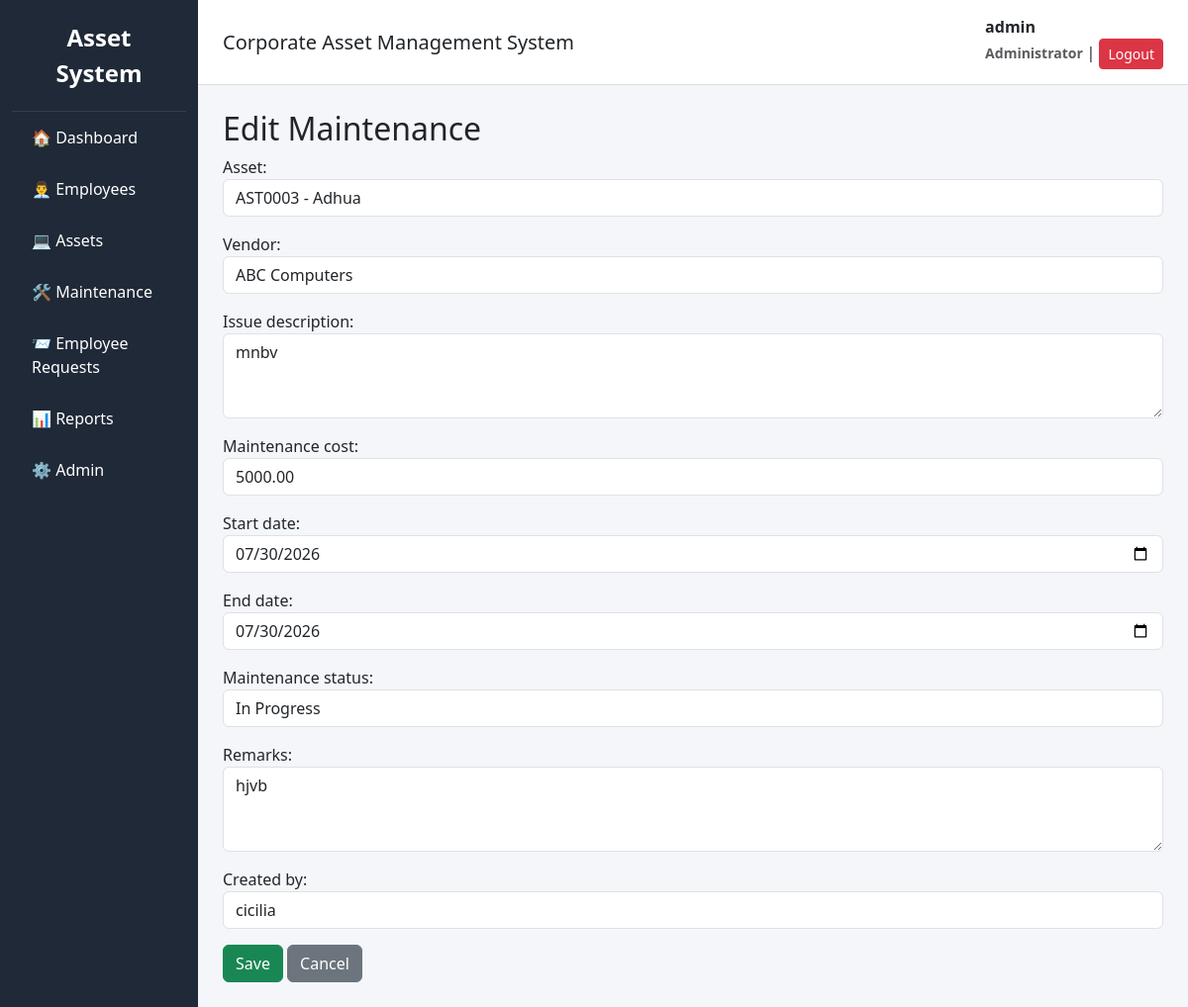
Screenshot of /maintenance/edit/3/ (signed in) with the database file from the repository.
### accounts/models.py (models this page shows)
class User(AbstractUser):
    ROLE_CHOICES = (
        ('Admin', 'Admin'),
        ('IT Officer', 'IT Officer'),
        ('Employee', 'Employee'),
    )
    role = models.CharField(max_length=20, choices=ROLE_CHOICES)
    created_at = models.DateTimeField(auto_now_add=True)
    updated_at = models.DateTimeField(auto_now=True)
    def __str__(self):
        return self.username

### maintenance/models.py (models this page shows, shortened)
class MaintenanceRecord(models.Model):
    STATUS_CHOICES = (
        ("Pending", "Pending"),
        ("In Progress", "In Progress"),
        ("Completed", "Completed"),
    )
    asset = models.ForeignKey(
        Asset,
        on_delete=models.PROTECT
    )
    vendor = models.ForeignKey(
        Vendor,
        on_delete=models.PROTECT
    )
    issue_description = models.TextField()
    maintenance_cost = models.DecimalField(
        max_digits=10,
        decimal_places=2
    )
    start_date = models.DateField()
    end_date = models.DateField(
        null=True,
        blank=True
    )
    maintenance_status = models.CharField(
        max_length=20,
        choices=STATUS_CHOICES,
        default="Pending"
    )
    remarks = models.TextField(
        blank=True
    )
    created_by = models.ForeignKey(
        settings.AUTH_USER_MODEL,
        on_delete=models.PROTECT
    )
    created_at = models.DateTimeField(
        auto_now_add=True
    )

### maintenance/views.py (the view)
@login_required
@staff_required
def maintenance_update(request, pk):
    record = get_object_or_404(
        MaintenanceRecord,
        pk=pk
    )
    if request.method == "POST":
        form = MaintenanceForm(
            request.POST,
            instance=record
        )
        if form.is_valid():
            form.save()
            messages.success(
                request,
                "Maintenance updated successfully."
            )
            return redirect("maintenance_list")
    else:
        form = MaintenanceForm(instance=record)
    return render(
        request,
        "maintenance/maintenance_form.html",
        {
            "form": form,
            "title": "Edit Maintenance",
        },
    )

### maintenance/forms.py
class MaintenanceForm(forms.ModelForm):
    class Meta:
        model = MaintenanceRecord
        fields = [
            "asset",
            "vendor",
            "issue_description",
            "maintenance_cost",
            "start_date",
            "end_date",
            "maintenance_status",
            "remarks",
            "created_by",
        ]
        widgets = {
            "start_date": forms.DateInput(attrs={"type": "date"}),
            "end_date": forms.DateInput(attrs={"type": "date"}),
            "issue_description": forms.Textarea(attrs={"rows": 3}),
            "remarks": forms.Textarea(attrs={"rows": 3}),
        }
    def __init__(self, *args, **kwargs):
        super().__init__(*args, **kwargs)
        for field in self.fields.values():
            field.widget.attrs["class"] = "form-control"

### assets/models.py (called while the page is built)
    def __str__(self):
        return self.vendor_name

    def __str__(self):
        return f"{self.asset_code} - {self.asset_name}"

### templates/maintenance/maintenance_form.html (shortened to what this page needs)
{% extends "base.html" %}
{% block content %}
<h2>{{ title }}</h2>
<form method="POST">
    {{ form.as_p }}
    <button class="btn btn-success">
        Save
    </button>
    <a href="{% url 'maintenance_list' %}" class="btn btn-secondary">
        Cancel
    </a>
</form>
{% endblock %}

### templates/base.html (shortened to what this page needs)
<!DOCTYPE html>
<html lang="en">
<head>
    <link href="https://cdn.jsdelivr.net/npm/bootstrap@5.3.3/dist/css/bootstrap.min.css" rel="stylesheet">
</head>
<body>
<div class="container-fluid">
<div class="row">
<div class="col-md-2 sidebar">
<div class="brand">
Asset System
</div>
<a href="/">🏠 Dashboard</a>
{% if request.user.is_staff %}
<a href="/employees/">👨‍💼 Employees</a>
<a href="/assets/">💻 Assets</a>
<a href="/maintenance/">🛠 Maintenance</a>
<a href="/requests/">📨 Employee Requests</a>
{% endif %}
{% if request.user.is_superuser %}
<a href="/reports/">📊 Reports</a>
<a href="/admin/">⚙️ Admin</a>
{% endif %}
</div>
<div class="col-md-10 p-0">
<div class="topbar">
<div>
<h5 class="mb-0">
Corporate Asset Management System
</h5>
</div>
<div>
<span class="username">
<strong>{{ request.user.get_full_name|default:request.user.username }}</strong>
<br>
<small class="text-muted">
{% if request.user.is_superuser %}
Administrator
{% elif request.user.is_staff %}
Staff
{% else %}
Employee
{% endif %}
</small>
</span>
|
<a href="{% url 'logout' %}"
class="btn btn-sm btn-danger">
Logout
</a>
</div>
</div>
<div class="content">
{% block content %}
{% endblock %}
</div>
</div>
</div>
</div>
</body>
</html>

### templates/base.html (style rules this page uses)
body { background:#f4f6f9; }
.sidebar { min-height:100vh; background:#1f2937; }
.brand { color:white; font-size:24px; font-weight:bold; padding:20px; text-align:center; border-bottom:1px solid rgba(255,255,255,.1); }
.sidebar a { display:block; color:white; padding:14px 20px; text-decoration:none; transition:.2s; }
.topbar { background:white; padding:15px 25px; border-bottom:1px solid #ddd; display:flex; justify-content:space-between; align-items:center; }
.content { padding:25px; }
.username { font-weight:bold; }

### rows the page displays
User: user.get_full_name "admin"
MaintenanceRecord: asset "AST0003 - Adhua", vendor "ABC Computers", issue_description "mnbv", maintenance_cost "5000.00", start_date "07/30/2026", end_date "07/30/2026", maintenance_status "In Progress", remarks "hjvb", created_by "cicilia"

### other values shown
{{ title }} "Edit Maintenance"
